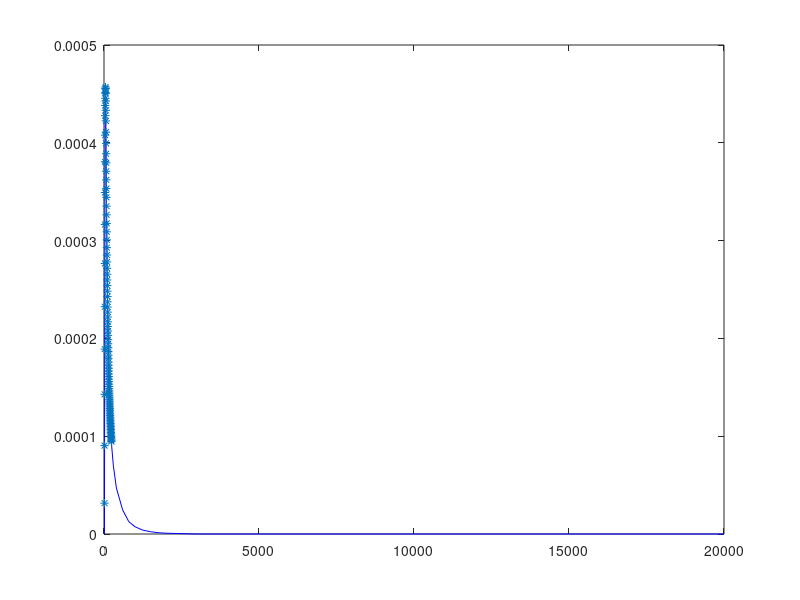

Here is the MATLAB script that generated this plot: (Note: this script raises an error after producing the figure.)
%% INFORMATION
%  author: Tony Saad
%  date:   April 1, 2014
%
% Given a turbulent energy spectrum, this script generates a random
% velocity field that produces the input spectrum up to a certain wave
% number limit. This wave number limit is determined by the grid size
%
% The method used to generate the data is based on Lars Davidson's work for
% generating inlet turbulence. This code is loosly based on code obtained
% from his website, and can be found here: 
% http://www.tfd.chalmers.se/~lada/projects/inlet-boundary-conditions//proright.html#starten
% and here:
% http://www.tfd.chalmers.se/~lada/projects/inlet-boundary-conditions//synt_main.m
%
% This version of the script extends the method to 3D and uses more
% efficient matlab matrix-vector multiplication.
%
% Literature:
%
% L. Davidson, "Using Isotropic Synthetic Fluctuations as Inlet Boundary Conditions for Unsteady
% Simulations", "Advances and Applications in Fluid Mechanics",
% Vol 1, No  =1, pp. 1-35, 2007
%
% L. Davidson, "HYBRID LES-RANS:  Inlet Boundary Conditions for Flows With Recirculation",
% "Advances in Hybrid RANS-LES Modelling",
% Notes on Numerical Fluid Mechanics and Multidisciplinary Design,
% Springer Verlag, pp. 55-66, Vol. 97, 2008.
%
% L. Davidson, "Hybrid LES-RANS: Inlet Boundary Conditions for Flows Including Recirculation",
% 5th International Symposium on Turbulence and Shear Flow Phenomena,
% Vol. 2, pp. 689-694, Munich, Germany, 2007.

%% Main program
close all
clear all

% load an experimental specturm. Alternatively, specify it via a function call
load cbc_spectrum.txt         % cbc classic dataset
kcbc=cbc_spectrum(:,1)*100; 
ecbc=cbc_spectrum(:,2)*1e-6; 

%% USER INPUT
%set the number of modes.
nmodes =100; 

%Lx = 9*2*pi/100; % domain size in the x direction
%Ly = 9*2*pi/100; % domain size in the y direction
%Lz = 9*2*pi/100; % domain size in the z direction
Lx = 2*pi/15;
Ly = 2*pi/15;
Lz = 2*pi/15;

nx = 32;         % number of cells in the x direction
ny = 32;         % number of cells in the y direction
nz = 32;         % number of cells in the z direction

% generate cell centered x-grid
dx = Lx/nx;
xc = dx/2 + (0:nx-1)*dx;

% generate cell centered y-grid
dy = Ly/ny;
yc = dy/2 + (0:ny-1)*dy;

% generate cell centered z-grid
dz = Lz/nz;
zc = dz/2 + (0:nz-1)*dz; % cell centered coordinates

% smallest wavenumber - either specified via
wn1 = 15; %determined here from spectrum properties

%% START THE FUN!
tic
wn=zeros(nmodes,1); % wave number array

% compute random angles
psi  = 2*pi.*rand(nmodes,1);
fi   = 2*pi.*rand(nmodes,1);
alfa = 2*pi.*rand(nmodes,1);
teta = pi.*rand(nmodes,1);
%ang  = rand(nmodes,1);
%teta = acos(1 - ang./0.5);

% highest wave number that can be represented on this grid
wnn = max(pi/dx, max(pi/dy, pi/dz));
display(['I will generate data up to wave number: ', num2str(wnn)]);
% wavenumber step
dk = (wnn-wn1)/nmodes;

% wavenumber at faces
wnf = wn1 + [0:nmodes].*dk;   

% wavenumber at cell centers
wn = wn1 + 0.5*dk + [0:nmodes-1].*dk;
wn = wn';
dkn = ones(nmodes,1).*dk;

%   wavenumber vector from random angles   
kx = sin(teta).*cos(fi).*wn;
ky = sin(teta).*sin(fi).*wn;
kz = cos(teta).*wn;

% sigma is the unit direction which gives the direction of the synthetic
% velocity field
sxm = cos(fi).*cos(teta).*cos(alfa) - sin(fi).*sin(alfa);
sym = sin(fi).*cos(teta).*cos(alfa) + cos(fi).*sin(alfa);
szm = -sin(teta).*cos(alfa);   

% another way of computing sigma. The previous method seems to give better
% results
% sxm = cos(fi).*cos(teta).*cos(alfa) - sin(fi).*sin(alfa).*cos(teta);
% sym = sin(fi).*cos(teta).*cos(alfa) + cos(fi).*sin(alfa).*cos(teta);
% szm = -sin(teta).*cos(alfa);   

% verify that the wave vector and sigma are perpendicular
kk = kx.*sxm + ky.*sym + kz.*szm;
disp('Orthogonality of k and sigma (divergence in wave space):');
disp(norm(kk));

% get the modes   
km = sqrt(kx.^2 + ky.^2 + kz.^2);

% now create an interpolant for the spectrum. this is needed for
% experimentally-specified spectra
espec = interp1(kcbc,ecbc,km,'cubic');
plot(kcbc,ecbc,'b')
hold on
plot(km,espec,'*')
   
um = 2.*sqrt(espec.*dkn);
u_ = zeros(nx,ny,nz);
v_ = zeros(nx,ny,nz);
w_ = zeros(nx,ny,nz);

% now loop through the grid
for k=1:nz
    for j=1:ny
        for i=1:nx
            % for every grid point (i,j,k) do the fourier summation 
            arg = kx.*xc(i) + ky.*yc(j) + kz.*zc(k) - psi;  
            bm = um.*cos(arg);              
            u_(i,j,k) = sum(bm.*sxm);  
            v_(i,j,k) = sum(bm.*sym);  
            w_(i,j,k) = sum(bm.*szm);
        end
    end
end
display(['Done generating fluctuations. It took me ' , num2str(toc), 's']);

%% CALCULATE TURBULENT KE SPECTRUM TO MAKE SURE THINGS MAKE SENSE
[wn,vt]=tke_spectrum(u_,v_,w_,Lx, Ly, Lz); 
% plot the energy spectrum
figure(3)
n = round((nx*ny*nz)^(1/3));
loglog(wn(1:n-1),vt(1:n-1),'*-r');
hold on
loglog(kcbc,ecbc,'k');

%% CONVERT TO STAGGERED GRID - IF NECESSARY
u = zeros(nx+1,ny,nz);
v = zeros(nx,ny+1,nz);
w = zeros(nx,ny,nz+1);
for i=1:nx-1
    u(i+1,:,:) = 0.5*(u_(i+1,:,:) + u_(i,:,:));    
end
% set periodic condition
u(1,:,:) = 0.5*(u_(1,:,:) + u_(nx,:,:));
u(nx+1,:,:) = 0.5*(u_(1,:,:) + u_(nx,:,:));

for j=1:ny-1
    v(:,j+1,:) = 0.5*(v_(:,j+1,:) + v_(:,j,:));    
end
% set periodic condition
v(:,1,:) = 0.5*(v_(:,1,:) + v_(:,ny,:));
v(:,ny+1,:) = 0.5*(v_(:,1,:) + v_(:,ny,:));

for k=1:nz-1
    w(:,:,k+1) = 0.5*(w_(:,:,k+1) + w_(:,:,k));    
end
% set periodic condition
w(:,:,1) = 0.5*(w_(:,:,1) + w_(:,:,nz));
w(:,:,nz+1) = 0.5*(w_(:,:,1) + w_(:,:,nz));

% %set the additional point as periodic
% u(1:N,:,:) = u_;
% u(N+1,:,:) = u(1,:,:);
% 
% v(:,1:N,:) = v_;
% v(:,N+1,:) = v(:,1,:);
% 
% w(:,:,1:N) = w_;
% w(:,:,N+1) = w(:,:,1);

%% PLOT A FEW THINGS TO SATISFY THE EYES
figure(2)
contourf(u_(:,:,1),10);

%% COMPUTE DIVERGENCE
% Note: I don't know why I am getting non-zero divergence here although the
% orthogonality condition for divergence (k.sigma = 0) is satisfied.
div=zeros(nx,ny,nz);
for k=1:nz
    for j=1:ny
        for i=1:nx
            div(i,j,k) = div(i,j,k) + (u(i+1,j,k) - u(i,j,k))/dx + (v(i,j+1,k) - v(i,j,k))/dy + (w(i,j,k+1) - w(i,j,k))/dz;
        end
    end
end
divn = reshape(div,nx*ny*nz,1);
disp('Divergence:');
disp(norm(divn));

%% WRITE TO DISK
%% u velocity
fName = 'cbc32_uvw';
uFileName = strcat(fName,'_wasatch_u');
uFileID = fopen(uFileName,'w');

nt = (nx+1)*ny*nz;
xx = zeros(nx+1,ny,nz);
yx = zeros(nx+1,ny,nz);
zx = zeros(nx+1,ny,nz);
for k=1:nz
    for j=1:ny
        for i=1:nx+1
            xx(i,j,k) = (i-1)*dx;
            yx(i,j,k) = (j-1)*dy + dy/2;
            zx(i,j,k) = (k-1)*dz + dz/2;
        end
    end
end

xx = reshape(xx,1,nt);
yx = reshape(yx,1,nt);
zx = reshape(zx,1,nt);
u = reshape(u,1,nt);

A=[xx;yx;zx;u];
fprintf( uFileID,'%.16f %.16f %.16f %.16f\n',A );
fclose(uFileID);
clear xx yx zx
gzip(uFileName);
delete(uFileName);
disp('done writing data for u velocity.');

%% v velocity
vFileName = strcat(fName,'_wasatch_v');
vFileID = fopen(vFileName,'w');

nt = (ny+1)*nx*nz;
xy = zeros(nx,ny+1,nz);
yy = zeros(nx,ny+1,nz);
zy = zeros(nx,ny+1,nz);

for k=1:nz
    for j=1:ny + 1
        for i=1:nx
            xy(i,j,k) = (i-1)*dx + dx/2;
            yy(i,j,k) = (j-1)*dy;
            zy(i,j,k) = (k-1)*dz + dz/2;            
        end
    end
end


xy = reshape(xy,1,nt);
yy = reshape(yy,1,nt);
zy = reshape(zy,1,nt);
v = reshape(v,1,nt);

A=[xy;yy;zy;v];

fprintf( vFileID,'%.16f %.16f %.16f %.16f\n',A );
fclose(vFileID);
clear xy yy zy
gzip(vFileName);
delete(vFileName);
disp('done writing data for v velocity.');

%% w velocity
wFileName = strcat(fName,'_wasatch_w');
wFileID = fopen(wFileName,'w');

nt = nx*ny*(nz+1);
xz = zeros(nx,ny,nz+1);
yz = zeros(nx,ny,nz+1);
zz = zeros(nx,ny,nz+1);

for k=1:nz + 1
    for j=1:ny
        for i=1:nx
            xz(i,j,k) = (i-1)*dx + dx/2;
            yz(i,j,k) = (j-1)*dy + dy/2;
            zz(i,j,k) = (k-1)*dz;
        end
    end
end

xz = reshape(xz,1,nt);
yz = reshape(yz,1,nt);
zz = reshape(zz,1,nt);
w = reshape(w,1,nt);

A=[xz;yz;zz;w];
fprintf( wFileID,'%.16f %.16f %.16f %.16f\n',A );
fclose(wFileID);
clear xz yz zz A
gzip(wFileName);
delete(wFileName);

disp('done writing data for w velocity.');
